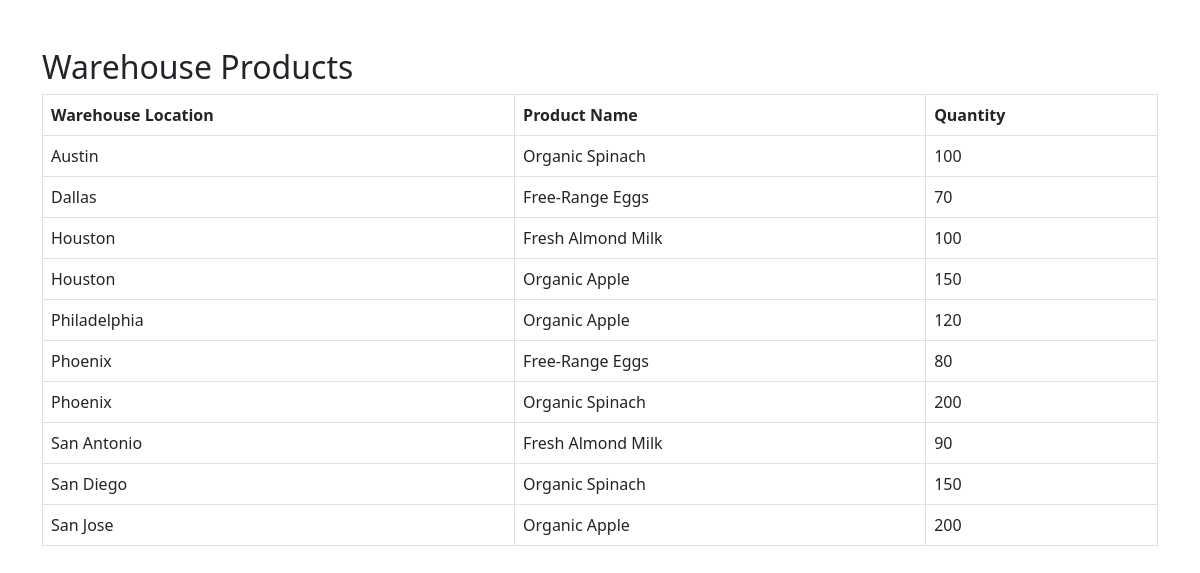
Page /warehouse.php (signed in) on the committed database.
### tables this page shows
CREATE TABLE ProductWarehouse (
    ProductWarehouseID INT AUTO_INCREMENT PRIMARY KEY,
    ProductID INT NOT NULL,
    WarehouseID INT NOT NULL,
    Quantity INT NOT NULL,
    FOREIGN KEY (ProductID) REFERENCES Products(ProductID) ON DELETE CASCADE ON UPDATE CASCADE,
    FOREIGN KEY (WarehouseID) REFERENCES Warehouse(WarehouseID) ON DELETE CASCADE ON UPDATE CASCADE
);

CREATE TABLE Warehouse (
    WarehouseID INT AUTO_INCREMENT PRIMARY KEY,
    Location VARCHAR(255) NOT NULL,
    Capacity INT NOT NULL
);

CREATE TABLE Products (
    ProductID INT AUTO_INCREMENT PRIMARY KEY,
    ProductName VARCHAR(255) NOT NULL,
    Category VARCHAR(255) NOT NULL,
    Price DECIMAL(10, 2) NOT NULL,
    StockLevel INT NOT NULL,
    ImagePath VARCHAR(255) NOT NULL,
    SupplierID INT,
    CategoryID INT,
    PromotionID INT,
    FOREIGN KEY (SupplierID) REFERENCES Suppliers(SupplierID) 
        ON DELETE CASCADE 
        ON UPDATE CASCADE,
    FOREIGN KEY (CategoryID) REFERENCES Categories(CategoryID) 
        ON DELETE CASCADE 
        ON UPDATE CASCADE,
    FOREIGN KEY (PromotionID) REFERENCES Promotions(PromotionID) 
        ON DELETE SET NULL 
        ON UPDATE CASCADE
);

### warehouse.php (the view, shortened to what this page needs)
<?php
include('connect.php');
$query = "
    SELECT
        w.Location AS WarehouseLocation,
        p.ProductName,
        pw.Quantity
    FROM ProductWarehouse pw
    JOIN Warehouse w ON pw.WarehouseID = w.WarehouseID
    JOIN Products p ON pw.ProductID = p.ProductID
    ORDER BY w.Location, p.ProductName
";
$result = $conn->query($query);
?>
<!DOCTYPE html>
<html lang="en">
<head>
    <link href="https://cdn.jsdelivr.net/npm/bootstrap@5.3.0/dist/css/bootstrap.min.css" rel="stylesheet">
</head>
<body>
<div class="container mt-5">
    <h2>Warehouse Products</h2>
    <table class="table table-bordered">
        <thead>
            <tr>
                <th>Warehouse Location</th>
                <th>Product Name</th>
                <th>Quantity</th>
            </tr>
        </thead>
        <tbody>
            <?php if ($result->num_rows > 0): ?>
                <?php while ($row = $result->fetch_assoc()): ?>
                    <tr>
                        <td><?php echo htmlspecialchars($row['WarehouseLocation']); ?></td>
                        <td><?php echo htmlspecialchars($row['ProductName']); ?></td>
                        <td><?php echo htmlspecialchars($row['Quantity']); ?></td>
                    </tr>
                <?php endwhile; ?>
            <?php else: ?>
                <tr>
                    <td colspan="3" class="text-center">No data found.</td>
                </tr>
            <?php endif; ?>
        </tbody>
    </table>
</div>
</body>
</html>

### rows in the picture
productwarehouse: WarehouseID.Location "Austin", ProductID.ProductName "Organic Spinach", Quantity "100"
productwarehouse: WarehouseID.Location "Dallas", ProductID.ProductName "Free-Range Eggs", Quantity "70"
productwarehouse: WarehouseID.Location "Houston", ProductID.ProductName "Fresh Almond Milk", Quantity "100"
productwarehouse: WarehouseID.Location "Houston", ProductID.ProductName "Organic Apple", Quantity "150"
productwarehouse: WarehouseID.Location "Philadelphia", ProductID.ProductName "Organic Apple", Quantity "120"
productwarehouse: WarehouseID.Location "Phoenix", ProductID.ProductName "Free-Range Eggs", Quantity "80"
productwarehouse: WarehouseID.Location "Phoenix", ProductID.ProductName "Organic Spinach", Quantity "200"
productwarehouse: WarehouseID.Location "San Antonio", ProductID.ProductName "Fresh Almond Milk", Quantity "90"
productwarehouse: WarehouseID.Location "San Diego", ProductID.ProductName "Organic Spinach", Quantity "150"
productwarehouse: WarehouseID.Location "San Jose", ProductID.ProductName "Organic Apple", Quantity "200"
